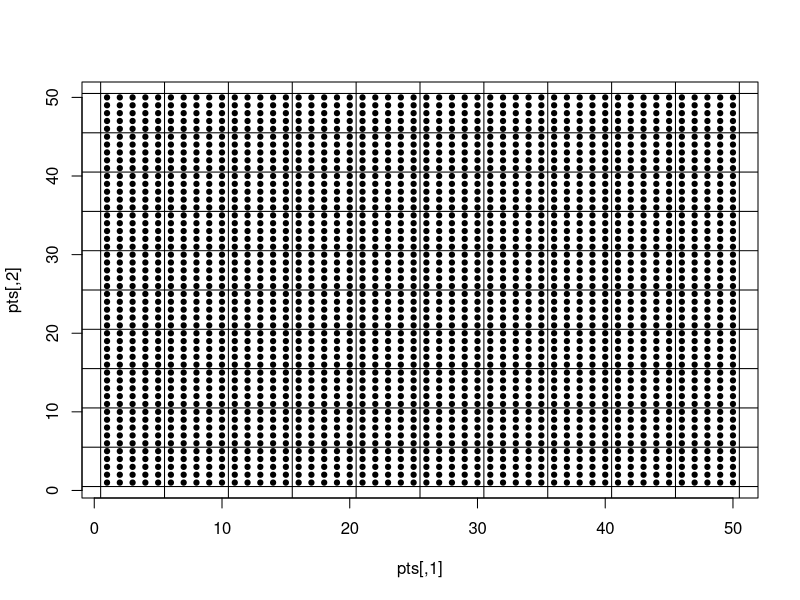
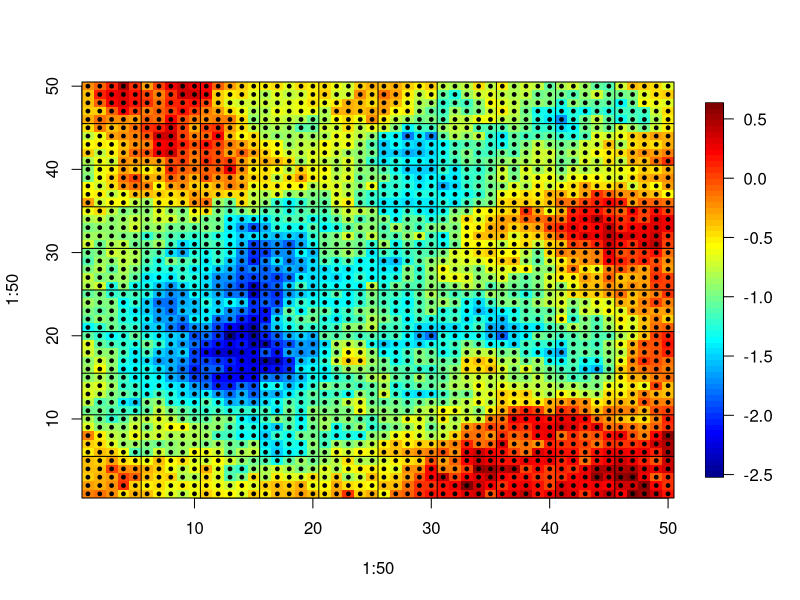
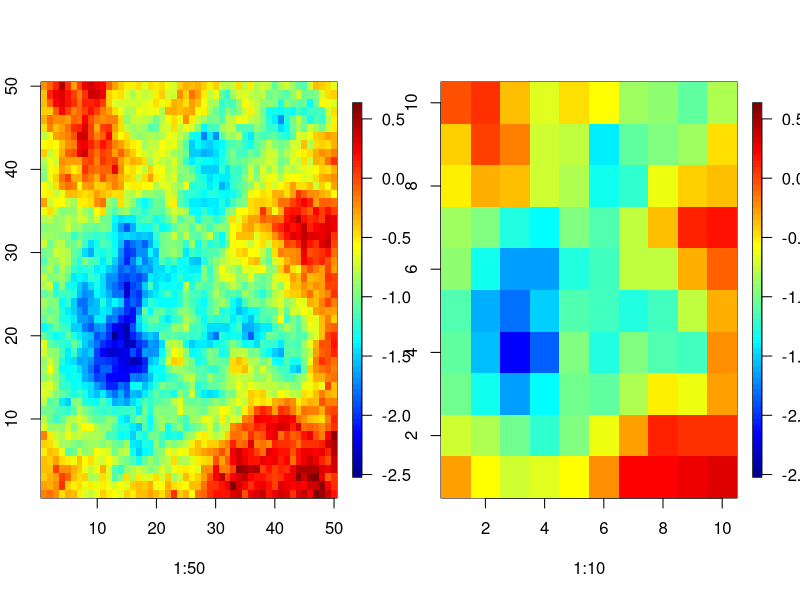
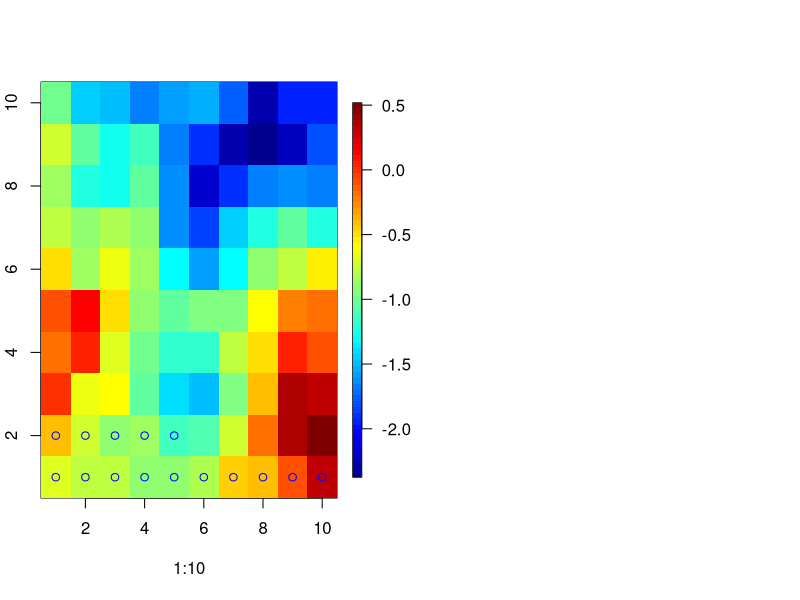

The R script that drew these images, in order: (Note: this script raises an error after producing the figures.)
#############################################
#Simulate from ICAR, est. cov. from Matern
#############################################

pts = cbind(rep(1:50,50),rep(1:50,each=50))
plot(pts,pch=19,cex=.7)
abline(h=((0:10)*5+.5),v=((0:10)*5+.5))

D = as.matrix(dist(pts))/49

Sig = exp(-D)+diag(1e-6,50^2)
cSig = chol(Sig)

yobs = c(t(cSig)%*%matrix(rnorm(50^2),ncol=1))
library(fields)
image.plot(x=1:50,y=1:50,z=matrix(yobs,50,50))
points(pts,pch=19,cex=.5)
abline(h=((0:10)*5+.5),v=((0:10)*5+.5))

#code 100x2500 K matrix

K = matrix(0,100,2500)
blocks = cbind(rep(1:10,10),rep(1:10,each=10))

for(i in 1:100){
  K[i,] = pts[,1] >= blocks[i,1]*5-4 & pts[,1] <= blocks[i,1]*5 & pts[,2] >= blocks[i,2]*5-4 & pts[,2] <= blocks[i,2]*5
}

y_block = K%*%yobs/25

par(mfrow=c(1,2))
image.plot(x=1:50,y=1:50,z=matrix(yobs,50,50))
image.plot(x=1:10,y=1:10,z=matrix(y_block,10,10),zlim=range(yobs))

#points(pts[K[20,]==1,],col='red',pch=19)
#points(pts[1:20,],col='blue',pch=19)

#############################################
#create the covariance for the averaged model
#############################################
cov.upper = matrix(NA,10,10)
#tri = numeric()
for(i in 1:10){
  for(j in i:10){
    #tri = c(tri,(i-1)*10+j)
    #points(matrix(blocks[(i-1)*10+j,],nrow=1),pch=19,col='red')
    cov.upper[i,j] = sum(exp(-(D[K[1,]==1,K[(i-1)*10+j,]==1])^1))/sum(K[1,])^2
  }
}

cov.block = matrix(NA,100,100)
#block_distances = array(NA,c(100,100,2))
for(i in 1:100){
  for(j in i:100){
    ind = sort(abs(blocks[i,]-blocks[j,]))+1
    cov.block[i,j] = cov.upper[ind[1],ind[2]]
    cov.block[j,i] = cov.block[i,j]
  }
}
############################
#log-likelihood
##############################

cCB = chol(cov.block+diag(1e-6,100))
library(mvtnorm)
dmvnorm(c(y_block),sigma=cov.block,log=TRUE)

################################
#function it
################################
setup = function(a_res,c){
  l_res = a_res*c
  l_pts = cbind(rep(1:l_res,l_res),rep(1:l_res,each=l_res))
  a_pts = cbind(rep(1:a_res,a_res),rep(1:a_res,each=a_res))
  
  l_D = as.matrix(dist(l_pts))/(l_res-1)
  
  K = matrix(a_res^2,l_res^2)
  for(i in 1:100){
    K[i,] = l_pts[,1] >= a_pts[i,1]*c-(c-1) & l_pts[,1] <= a_pts[i,1]*c & 
      l_pts[,2] >= a_pts[i,2]*c-(c-1) & l_pts[,2] <= a_pts[i,2]*c
  }
  K = K/c^2
  return(list(K=K,l_D=l_D,a_pts=a_pts,l_pts=l_pts))
}

mk_cov = function(s2,phi,nu,setup){
  
}


yobs_block = c(t(cCB)%*%matrix(rnorm(10^2),ncol=1))

image.plot(1:10,1:10,matrix(yobs_block,10,10))

points(blocks[1:15,],col='blue')


X = matrix(rnorm(1e8),1e4,1e4)
A = matrix(rnorm(1e6),1e2,1e4)

AXA = A%*%X%*%t(A)


# Image used as backgroun
image.plot(x=1:50,y=1:50,z=matrix(yobs,50,50))
image.plot(x=1:10,y=1:10,z=matrix(y_block,10,10),zlim=range(yobs))
